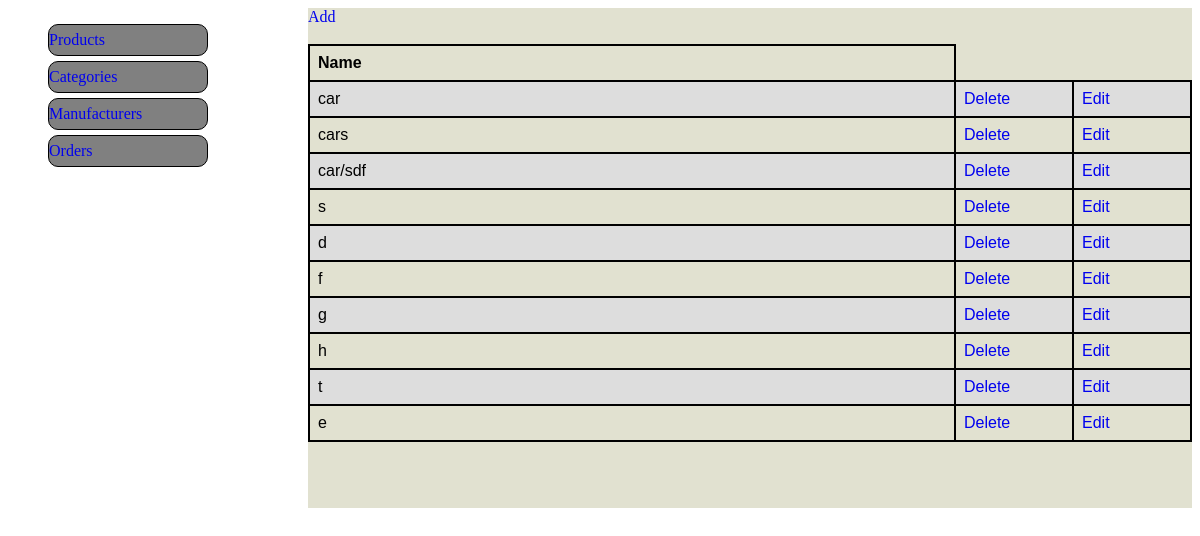
The page /admin/categories.php on the database as committed earlier.
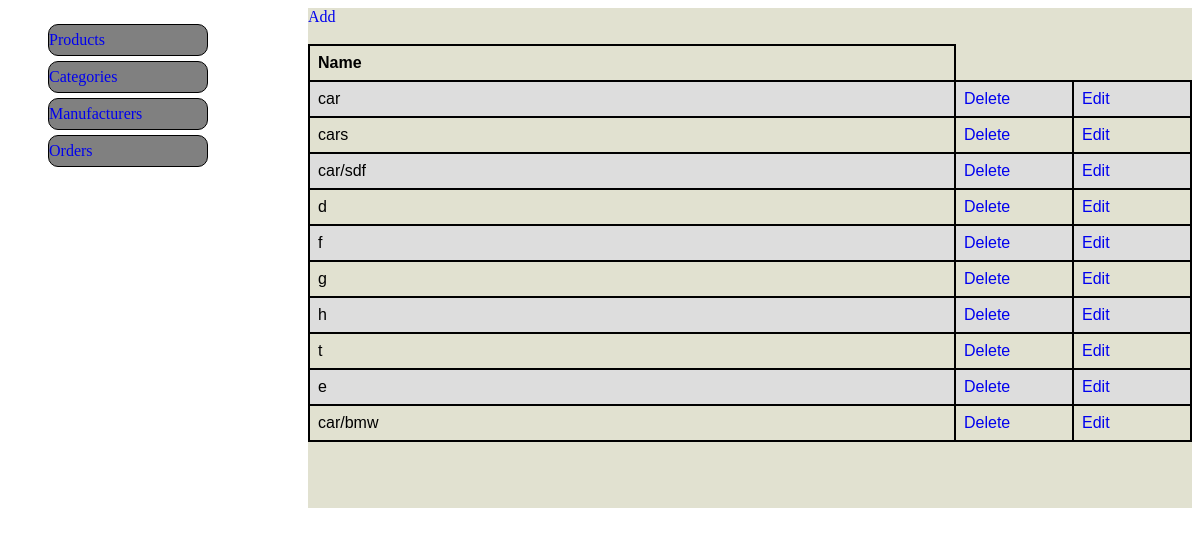
The same page on the database as committed later.
### tables this page shows
CREATE TABLE `categories` (
  `id` int(11) NOT NULL,
  `name` varchar(22) NOT NULL,
  `parent_id` int(11) NOT NULL
);

### classes/category.class.php (called while the page is built, shortened)
<?php
class Category
{
	public function getString($cat) {
		$pdo = $GLOBALS['pdo'];
		$fullName = $cat['name'];
		while(true)
		{
			$id = $cat['parent_id'];
			if($id != 0) {
				$stmt = $pdo->prepare("SELECT * FROM categories WHERE id = ?");
				$stmt->execute([$id]);
				$cat = $stmt->fetch();
				$fullName = $cat['name']."/".$fullName;
			}
			if ($id == 0) {
				break;
			}
		}
		return $fullName;
	}
}

### admin/categories.php (the view, shortened to what this page needs)
<?php require_once('../classes/category.class.php'); ?>
<?php
$c = new Category;
?>
<!DOCTYPE html>
<html lang="en">
<head>
	<link rel="stylesheet" type="text/css" href="../css/styles.css">
</head>
<body>
	<div class="menu">
		<ul>
			<li><a href="products.php">Products</a></li>
			<li><a href="categories.php">Categories</a></li>
			<li><a href="manufacturers.php">Manufacturers</a></li>
			<li><a href="orders.php">Orders</a></li>
		</ul>
	</div>
	<div class="main">
		<a class="add" href="addcategory.php">Add</a><br><br>
		<table>
			<tr>
				<th>Name</th>
			</tr>
		<?php
			$stmt = $pdo->prepare("SELECT * FROM categories");
			$stmt->execute([]);
			while($m = $stmt->fetch()){
				echo "<tr>";
				echo "<td>".$c->getString($m)."</td>";
				echo "<td class='delete'><a href='categories.php?action=del&id=".$m['id']."'>Delete</a>";
				echo "<td class='edit'><a href='categories.php?action=edit&id=".$m['id']."'>Edit</a>";
				echo "</tr>";
			}
		?>
		</table>
	</div>
</body>
</html>

### css/styles.css (style rules this page uses)
li { list-style: none; line-height: 30px; background-color: gray; border: 1px solid black; border-radius: 10px; margin-bottom: 5px; }
a { text-decoration: none; }
.menu { width: 200px; position: fixed; }
.main { overflow-y: scroll; background-color: #e1e1d0; margin-left: 300px; height: 500px; }
.edit, .delete { width: 100px; }
table { font-family: arial, sans-serif; border-collapse: collapse; width: 100%; }
td, th { border: 2px solid black; text-align: left; padding: 8px; }
tr:nth-child(even) { background-color: #dddddd; }

Rows that differ between the two databases and show on the page:
removed categories: name "s"
added categories: String "car/bmw"
